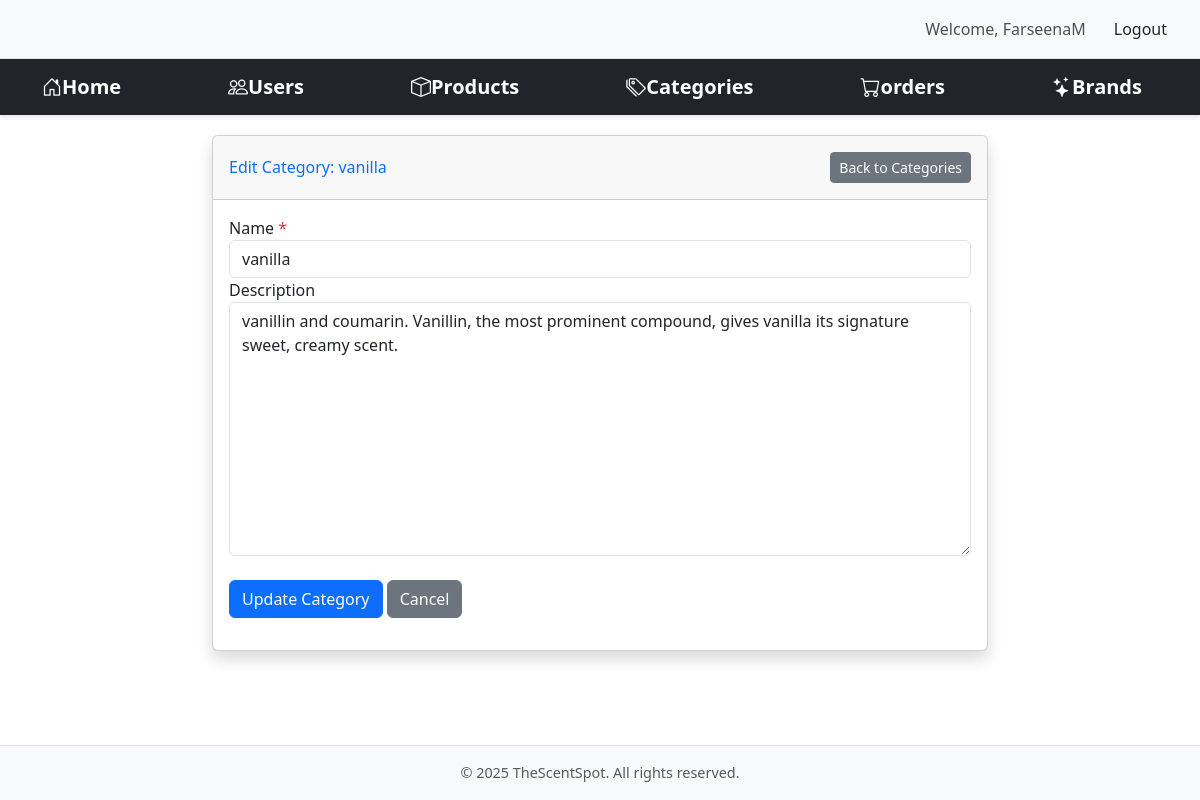
Screenshot of /adminhome/categorylist/editcategory/1/ (signed in) with the database file from the repository.
### core/models/category.py (models this page shows, shortened)
class Category(models.Model):
    id = models.AutoField(primary_key=True)
    name = models.CharField(max_length=100, null = True)
    description = models.TextField(null=True, blank=True)

### adminoperations/views.py (the view, shortened to what this page needs)
# urls.py: path('adminhome/categorylist/editcategory/<int:category_id>/', views.CategoryUpdateView.as_view(), name='edit_category'),
class CategoryUpdateView(StaffRequiredMixin, UpdateView):
    model = Category
    template_name = 'adminoperations/admin_categoryform.html'
    fields = ['name','description']
    pk_url_kwarg = 'category_id'

### adminoperations/views.py (called while the page is built)
    def dispatch(self, request, *args, **kwargs):
        if not request.user.is_staff:
            messages.error(request, "You don't have permission to access this page.")
            return redirect('main')  # Redirect to main page if not staff
        return super().dispatch(request, *args, **kwargs)

### adminoperations/templates/adminoperations/admin_categoryform.html (shortened to what this page needs)
{% extends 'adminoperations/admin_base.html' %}
{% load static %}
{% load widget_tweaks %}
{% block content %}
<div class="container-fluid">
    <div class="row justify-content-center">
        <div class="col-lg-8">
            <div class="card shadow mb-4">
                <div class="card-header py-3 d-flex justify-content-between align-items-center">
                    <h6 class="m-0 font-weight-bold text-primary">
                        {% if form.instance.pk %}
                            Edit Category: {{ form.instance.name }}
                        {% else %}
                            Create New Category
                        {% endif %}
                    </h6>
                    <a href="{% url 'category_list' %}" class="btn btn-secondary btn-sm">
                         Back to Categories
                    </a>
                </div>
                <div class="card-body">
                    <form method="post" enctype="multipart/form-data">
                        {% for field in form %}
                        <div class="form-group">
                            <label for="{{ field.id_for_label }}" class="font-weight-bold">
                                {{ field.label }}
                                {% if field.field.required %}
                                    <span class="text-danger">*</span>
                                {% endif %}
                            </label>
                            {% if field.errors %}
                                {{ field|add_class:"form-control is-invalid" }}
                                {% for error in field.errors %}
                                    <div class="invalid-feedback">
                                        {{ error }}
                                    </div>
                                {% endfor %}
                            {% else %}
                                {{ field|add_class:"form-control" }}
                            {% endif %}
                        </div>
                        {% endfor %}
                        <div class="form-group mt-4">
                            <button type="submit" class="btn btn-primary">
                                {% if form.instance.pk %}
                                     Update Category
                                {% else %}
                                    <i class="fas fa-plus"></i> Create Category
                                {% endif %}
                            </button>
                            <a href="{% url 'category_list' %}" class="btn btn-secondary">Cancel</a>
                        </div>
                    </form>
                </div>
            </div>
        </div>
    </div>
</div>
{% endblock %}

### adminoperations/templates/adminoperations/admin_base.html (shortened to what this page needs)
{% load static %}
{% block css%}
    <link href="{% static 'adminoperations/css/admin_base.css' %}" rel="stylesheet" type="text/css">
{% endblock %}
<!DOCTYPE html>
<html lang="en">
<head>
    <link href="https://cdn.jsdelivr.net/npm/bootstrap@5.3.2/dist/css/bootstrap.min.css"
          rel="stylesheet"
>
    <link rel="stylesheet"
          href="https://cdn.jsdelivr.net/npm/bootstrap-icons@1.11.1/font/bootstrap-icons.css">
</head>
<body>
    {% if user.is_authenticated and user.is_staff %}
    <div class="logout-section" background-color=" #f8f9fa", padding="10px 20px", display="flex", justify-content="flex-end", align-items= "center", border-bottom="1px solid #dee2e6">
        <span>Welcome, {{ user.username }}</span>
        <form method="post" action="{% url 'admin_logout' %}" class="logout-form" margin-right="15px",color= " #495057", font-weight= "500">
            <button type="submit" class="btn btn-logout" background-color=" #dc3545", color= "white", border= "none", padding= "5px 15px", border-radius= "4px", transition= "background-color 0.3s ease" >Logout</button>
        </form>
    </div>
    {% endif %}
    <nav class="navbar navbar-expand-lg navbar-dark bg-dark">
        <div class="container">
            <a class="navbar-brand" href="{% url 'admin_home' %}">
                <i class="bi bi-house-door"></i>Home</a>
            <a class="navbar-brand" href="{% url 'user_list' %}">
                <i class="bi bi-people"></i>Users</a>
            <a class="navbar-brand" href="{% url 'product_list' %}">
                <i class="bi bi-box"></i>Products</a>
            <a class="navbar-brand" href="{% url 'category_list' %}">
                <i class="bi bi-tags"></i>Categories</a>
            <a class="navbar-brand" href="{% url 'admin_order_list' %}">
                <i class="bi bi-cart"></i>orders</a>
            <a class="navbar-brand" href="{% url 'brand_list' %}">
                <i class="bi bi-stars"></i>Brands</a>
        </div>
    </nav>
    <main>
        {% block content %}
        {% endblock %}
    </main>
    <footer class="footer mt-auto py-3 bg-light">
        <div class="container text-center">
            <span class="text-muted">© {% now "Y" %} TheScentSpot. All rights reserved.</span>
        </div>
    </footer>
</body>
</html>

### adminoperations/static/adminoperations/css/admin_base.css (style rules this page uses)
body { min-height: 100vh; display: flex; flex-direction: column; }
main { flex: 1 0 auto; padding: 20px 0; }
.logout-section { background-color: #f8f9fa; padding: 10px 20px; display: flex; justify-content: flex-end; align-items: center; border-bottom: 1px solid #dee2e6; }
.logout-section span { margin-right: 15px; color: #495057; font-weight: 500; }
.logout-form { margin: 0; }
.btn-logout { background-color: #dc3545; color: white; border: none; padding: 5px 15px; border-radius: 4px; transition: background-color 0.3s ease; }
.navbar { padding: 1rem 0; box-shadow: 0 2px 4px rgba(0,0,0,0.1); }
.navbar-brand { font-size: 1.5rem; font-weight: bold; }
.footer { background-color: #f8f9fa !important; border-top: 1px solid #dee2e6; padding: 1rem 0; }
.footer .text-muted { font-size: 0.9rem; }

### rows the page displays
Category: instance.name "vanilla", form "vanilla" "vanillin and coumarin. Vanillin, the most prominent compound, gives vanilla its signature sweet, creamy scent."

### other values shown
{{ user.username }} "FarseenaM"
{{ field.label }} "Name" "Description"
